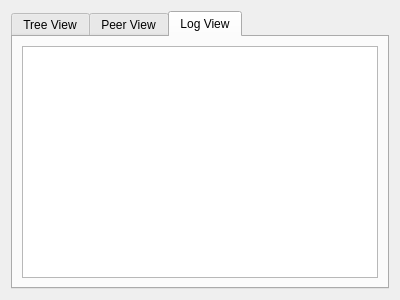
<?xml version="1.0" encoding="UTF-8"?>
<ui version="4.0">
 <class>Burgos</class>
 <widget class="QWidget" name="Burgos">
  <property name="geometry">
   <rect>
    <x>0</x>
    <y>0</y>
    <width>400</width>
    <height>300</height>
   </rect>
  </property>
  <property name="windowTitle">
   <string>Burgos</string>
  </property>
  <layout class="QGridLayout" name="gridLayout">
   <item row="0" column="0">
    <widget class="QTabWidget" name="tabWidget">
     <property name="currentIndex">
      <number>2</number>
     </property>
     <widget class="QWidget" name="tab_tree_view">
      <property name="enabled">
       <bool>true</bool>
      </property>
      <attribute name="title">
       <string>Tree View</string>
      </attribute>
      <layout class="QVBoxLayout" name="verticalLayout">
       <item>
        <widget class="QLineEdit" name="lineEdit"/>
       </item>
       <item>
        <widget class="QTreeView" name="treeView"/>
       </item>
       <item>
        <widget class="QProgressBar" name="progressBar">
         <property name="maximum">
          <number>0</number>
         </property>
         <property name="value">
          <number>0</number>
         </property>
        </widget>
       </item>
      </layout>
     </widget>
     <widget class="QWidget" name="tab_peer_view">
      <property name="enabled">
       <bool>true</bool>
      </property>
      <attribute name="title">
       <string>Peer View</string>
      </attribute>
      <layout class="QVBoxLayout" name="verticalLayout_3">
       <item>
        <widget class="QTreeView" name="treeView"/>
       </item>
      </layout>
     </widget>
     <widget class="QWidget" name="tab_log_view">
      <property name="enabled">
       <bool>true</bool>
      </property>
      <attribute name="title">
       <string>Log View</string>
      </attribute>
      <layout class="QVBoxLayout" name="verticalLayout_2">
       <item>
        <widget class="QPlainTextEdit" name="plainTextEdit">
         <property name="readOnly">
          <bool>true</bool>
         </property>
        </widget>
       </item>
      </layout>
     </widget>
    </widget>
   </item>
  </layout>
 </widget>
 <tabstops>
  <tabstop>lineEdit</tabstop>
  <tabstop>treeView</tabstop>
 </tabstops>
 <resources/>
 <connections/>
</ui>
